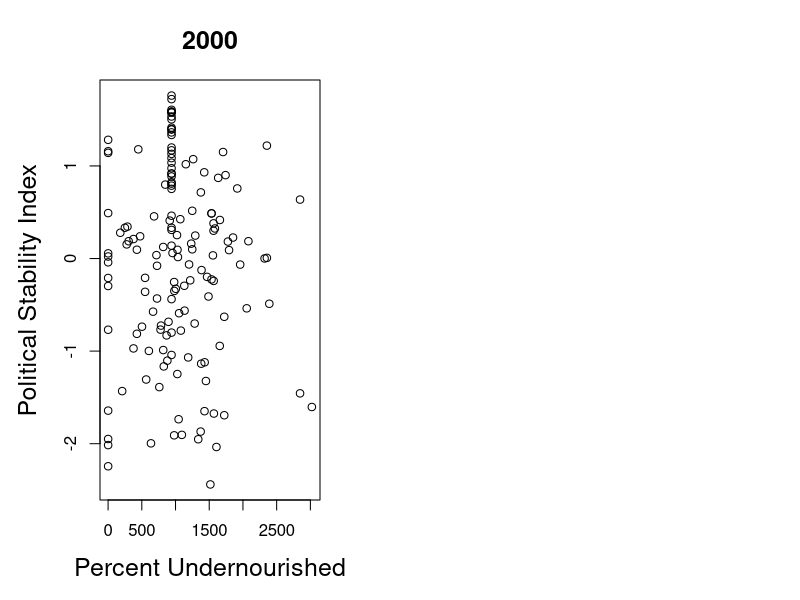

Generate this figure with R: (Note: this script raises an error after producing the figure.)
library(ggplot2)
library(car)
# taliab, 17.835 final project - data processing/ visualization

setwd("C:\\Users\\Talia Blum\\Dropbox (MIT)\\2Spring 2018\\17.835\\17.835 Final Project")
data <- read.csv("data_matched_all.csv")

#descriptive analysis:
#================================
#percent undernourished vs poltical stability linear regression for 2000 and 2015
data_kcal1 <- data[,c('code','year','stability_index_estimate','SN.ITK.DEFC.ZS','SP.POP.TOTL')]
data_kcal1 <- na.omit(data_kcal1)
pdf(file = "pct_undernourished_2000vs20152skinnyTEST.pdf", 16)
par(cex.main = 1.5, cex.lab=1.5,
    mar=c(5,5,4,4))
par(mfrow=c(1,2))
for(yeer in c(2000,2015)){
  #limx <- yeer*(-80)+163500
  limx <- 3000
  plot(data_kcal1$SN.ITK.DEFC.ZS[data_kcal1$year == yeer],
       data_kcal1$stability_index_estimate[data_kcal1$year == yeer],
       #type = "n",
       
       xlab = "Percent Undernourished",
       ylab = "Political Stability Index",
       main = as.character(yeer))
  linee <- lm(data_kcal1$stability_index_estimate[data_kcal1$year == yeer] ~
                data_kcal1$SN.ITK.DEFC.ZS[data_kcal1$year == yeer])
  abline(a = linee$coefficients[1],
         b = linee$coefficients[2])
  points(data_kcal1$SN.ITK.DEFC.ZS[data_kcal1$year == yeer], #x axis
         data_kcal1$stability_index_estimate[data_kcal1$year == yeer], #y axis
         pch = 16, #point style
         cex = data_kcal1$SP.POP.TOTL/3000000, #point size
         col = rgb(1,0,0,alpha=.25))
  text(data_kcal1$SN.ITK.DEFC.ZS[data_kcal1$year == yeer], #x axis
       y = data_kcal1$stability_index_estimate[data_kcal1$year == yeer], #y axis
       labels = data_kcal1$code[data_kcal1$year == yeer],
       cex = .7)
}
dev.off()



#=====================================
#percent access to water vs poltical stability linear regression for 2000 and 2015
data_water1 <- data[,c('code','year','stability_index_estimate','SH.H2O.BASW.ZS','SP.POP.TOTL')]
data_water1 <- na.omit(data_water1)
pdf(file = "basic_drinking_water_2000vs20152skinnyTEST.pdf", 16)
par(cex.main = 1.5, cex.lab=1.5,
    mar=c(5,5,4,4))
par(mfrow=c(1,2))
for(yeer in c(2000,2015)){
  limx <- 3500 # yeer*(-80)+163500
  plot(data_water1$SH.H2O.BASW.ZS[data_water1$year == yeer],
       data_water1$stability_index_estimate[data_water1$year == yeer],
       type = "n",
       xlab = "People Using At Least Basic Drinking Water (% of pop.)",
       ylab = "Political Stability Index",
       main = as.character(yeer))
  linee <- lm(data_water1$stability_index_estimate[data_water1$year == yeer] ~
                data_water1$SH.H2O.BASW.ZS[data_water1$year == yeer])
  abline(a = linee$coefficients[1],
         b = linee$coefficients[2])
  points(data_water1$SH.H2O.BASW.ZS[data_water1$year == yeer], #x axis
         data_water1$stability_index_estimate[data_water1$year == yeer], #y axis
         pch = 16, #point style
         cex = data_water1$SP.POP.TOTL/2500000, #point size
         col = rgb(0,0,1,alpha=.25))
  text(data_water1$SH.H2O.BASW.ZS[data_water1$year == yeer], #x axis
       y = data_water1$stability_index_estimate[data_water1$year == yeer], #y axis
       labels = data_water1$code[data_water1$year == yeer],
       cex = .7)
}
dev.off()

#===========================================================
#percent undernourished vs PSI for all years (except 2001) for animation in slides
setwd("C:\\Users\\Talia Blum\\Dropbox (MIT)\\2Spring 2018\\17.835\\17.835 Final Project\\basic_drinking_water figs")
data_water1 <- data[,c('code','year','stability_index_estimate','SH.H2O.BASW.ZS','SP.POP.TOTL')]
data_water1 <- na.omit(data_water1)
for(yeer in c(2000,2002,2003,2004,2005,2006,2007,2008,2009,2010,2011,2012,2013,2014,2015)){
  png(file = paste("basic_drinking_water",as.character(yeer),".png", sep = ""))
  par(cex.main = 1.5, cex.lab=1.5,
      mar=c(5,5,4,4))
  plot(data_water1$SH.H2O.BASW.ZS[data_water1$year == yeer],
       data_water1$stability_index_estimate[data_water1$year == yeer],
       type = "n",
       xlim = c(0,100),
       ylim = c(-3.5,2),
       xlab = "People Using At Least Basic Drinking Water (% of pop.)",
       ylab = "Political Stability Index",
       main = as.character(yeer))
  linee <- lm(data_water1$stability_index_estimate[data_water1$year == yeer] ~
                data_water1$SH.H2O.BASW.ZS[data_water1$year == yeer])
  abline(a = linee$coefficients[1],
         b = linee$coefficients[2])
  abline(h = 0, untf = TRUE, lty = 2)
  
  points(data_water1$SH.H2O.BASW.ZS[data_water1$year == yeer], #x axis
         data_water1$stability_index_estimate[data_water1$year == yeer], #y axis
         pch = 16, #point style
         cex = data_water1$SP.POP.TOTL/3000000, #point size
         col = rgb(0,0,1,alpha=.25))
  text(data_water1$SH.H2O.BASW.ZS[data_water1$year == yeer], #x axis
       y = data_water1$stability_index_estimate[data_water1$year == yeer], #y axis
       labels = data_water1$code[data_water1$year == yeer],
       cex = .7)
  dev.off()
  
}


#percent undernourished vs PSI for all years except 2001 --> for the animation in presentation
setwd("C:\\Users\\Talia Blum\\Dropbox (MIT)\\2Spring 2018\\17.835\\17.835 Final Project\\pct_undernourished_ figs")
data_kcal1 <- data[,c('code','year','stability_index_estimate','SN.ITK.DEFC.ZS','SP.POP.TOTL')]
data_kcal1 <- na.omit(data_kcal1)
for(yeer in c(2000,2002,2003,2004,2005,2006,2007,2008,2009,2010,2011,2012,2013,2014,2015)){
  png(file = paste("pct_undernourished_",as.character(yeer),".png", sep = ""))
  par(cex.main = 1.5, cex.lab=1.5,
      mar=c(5,5,4,4))
  #limx <- yeer*(-80)+163500
  limx <- 3000
  plot(data_kcal1$SN.ITK.DEFC.ZS[data_kcal1$year == yeer],
       data_kcal1$stability_index_estimate[data_kcal1$year == yeer],
       #type = "n",
       xlab = "Percent Undernourished",
       ylab = "Political Stability Index",
       main = as.character(yeer),
       xlim = c(0,60),
       ylim = c(-3.5,2))
  linee <- lm(data_kcal1$stability_index_estimate[data_kcal1$year == yeer] ~
                data_kcal1$SN.ITK.DEFC.ZS[data_kcal1$year == yeer])
  abline(a = linee$coefficients[1],
         b = linee$coefficients[2])
  abline(h = 0, untf = TRUE, lty = 2)
  
  points(data_kcal1$SN.ITK.DEFC.ZS[data_kcal1$year == yeer], #x axis
         data_kcal1$stability_index_estimate[data_kcal1$year == yeer], #y axis
         pch = 16, #point style
         cex = data_kcal1$SP.POP.TOTL/4000000, #point size
         col = rgb(1,0,0,alpha=.25))
  text(data_kcal1$SN.ITK.DEFC.ZS[data_kcal1$year == yeer], #x axis
       y = data_kcal1$stability_index_estimate[data_kcal1$year == yeer], #y axis
       labels = data_kcal1$code[data_kcal1$year == yeer],
       cex = .7)
  dev.off()
}


#==============================================================================
#water vs PSI, subsetted by population for any year = yeer
setwd("C:\\Users\\Talia Blum\\Dropbox (MIT)\\2Spring 2018\\17.835\\17.835 Final Project\\top50_water figs")
yeer = 2015 #change to desired year for plot
data_water1 <- data[,c('code','year','stability_index_estimate','SH.H2O.BASW.ZS','SP.POP.TOTL')]
data_water1 <- na.omit(data_water1)
data_water1 <- data_water1[data_water1$year == yeer,]
data_water1 <- data_water1[order(data_water1$SP.POP.TOTL),]
data_water1bottom <- data_water1[1:50,]
nr <- nrow(data_water1)
data_water1top <- data_water1[(nr - 50):nr,]

pdf(file = "basic_drinking_water_2000skinnyTOP50POP.pdf", 16)
par(cex.main = 1.5, cex.lab=1.5,
    mar=c(5,5,4,4))
par(mfrow=c(1,2))
#for(yeer in c(2000,2015)){
limx <- 3500 # yeer*(-80)+163500
plot(data_water1bottom$SH.H2O.BASW.ZS,
     data_water1bottom$stability_index_estimate,
     type = "n",
     ylim = c(-2.5,1.7),
     xlab = "People Using At Least Basic Drinking Water (% of pop.)",
     ylab = "Political Stability Index",
     main = paste("Bottom 50,", as.character(yeer)))
linee <- lm(data_water1bottom$stability_index_estimate ~
              data_water1bottom$SH.H2O.BASW.ZS)
abline(a = linee$coefficients[1],
       b = linee$coefficients[2])
abline(h = 0, untf = TRUE, lty = 2)
text(data_water1bottom$SH.H2O.BASW.ZS, #x axis
     y = data_water1bottom$stability_index_estimate, #y axis
     labels = data_water1bottom$code,
     cex = .7,
     col = "blue")

limx <- 3500 # yeer*(-80)+163500
plot(data_water1top$SH.H2O.BASW.ZS,
     data_water1top$stability_index_estimate,
     type = "n",
     ylim = c(-2.5,1.7),
     xlab = "People Using At Least Basic Drinking Water (% of pop.)",
     ylab = "Political Stability Index",
     main = paste("Top 50,", as.character(yeer)))
linee <- lm(data_water1top$stability_index_estimate ~
              data_water1top$SH.H2O.BASW.ZS)
abline(a = linee$coefficients[1],
       b = linee$coefficients[2])
abline(h = 0, untf = TRUE, lty = 2)
text(data_water1top$SH.H2O.BASW.ZS, #x axis
     y = data_water1top$stability_index_estimate, #y axis
     labels = data_water1top$code,
     cex = .7,
     col = "blue")
#}
dev.off()


#percent undernourished vs PSI, subsetted by population, for any year = yeer
setwd("C:\\Users\\Talia Blum\\Dropbox (MIT)\\2Spring 2018\\17.835\\17.835 Final Project\\top50_pct_under figs")
yeer = 2000 #change to whatever year you want the plot of
data_kcal1 <- data[,c('code','year','stability_index_estimate','SN.ITK.DEFC.ZS','SP.POP.TOTL')]
data_kcal1 <- na.omit(data_kcal1)
data_kcal1 <- data_kcal1[data_kcal1$year == yeer,]
data_kcal1 <- data_kcal1[order(data_kcal1$SP.POP.TOTL),]
data_kcal1bottom <- data_kcal1[1:50,]
nr <- nrow(data_kcal1)
data_kcal1top <- data_kcal1[(nr - 50):nr,]

pdf(file = "pct_undernourished_2000skinny50POP.pdf", 16)
par(cex.main = 1.5, cex.lab=1.5,
    mar=c(5,5,4,4))
par(mfrow=c(1,2))
#for(yeer in c(2000,2015)){
limx <- 3500 # yeer*(-80)+163500
plot(data_kcal1bottom$SN.ITK.DEFC.ZS,
     data_kcal1bottom$stability_index_estimate,
     type = "n",
     ylim = c(-2.5,1.7),
     xlab = "Percent Undernourished",
     ylab = "Political Stability Index",
     main = paste("Bottom 50,", as.character(yeer)))
linee <- lm(data_kcal1bottom$stability_index_estimate ~
              data_kcal1bottom$SN.ITK.DEFC.ZS)
abline(a = linee$coefficients[1],
       b = linee$coefficients[2])
abline(h = 0, untf = TRUE, lty = 2)
text(data_kcal1bottom$SN.ITK.DEFC.ZS, #x axis
     y = data_kcal1bottom$stability_index_estimate, #y axis
     labels = data_kcal1bottom$code,
     cex = .7,
     col = "red")

limx <- 3500 # yeer*(-80)+163500
plot(data_kcal1top$SN.ITK.DEFC.ZS,
     data_kcal1top$stability_index_estimate,
     type = "n",
     ylim = c(-2.5,1.7),
     xlab = "Percent Undernourished",
     ylab = "Political Stability Index",
     main = paste("Top 50,", as.character(yeer)))
linee <- lm(data_kcal1top$stability_index_estimate ~
              data_kcal1top$SN.ITK.DEFC.ZS)
abline(a = linee$coefficients[1],
       b = linee$coefficients[2])
abline(h = 0, untf = TRUE, lty = 2)

text(data_kcal1top$SN.ITK.DEFC.ZS, #x axis
     y = data_kcal1top$stability_index_estimate, #y axis
     labels = data_kcal1top$code,
     cex = .7,
     col = "red")
#}
dev.off()





